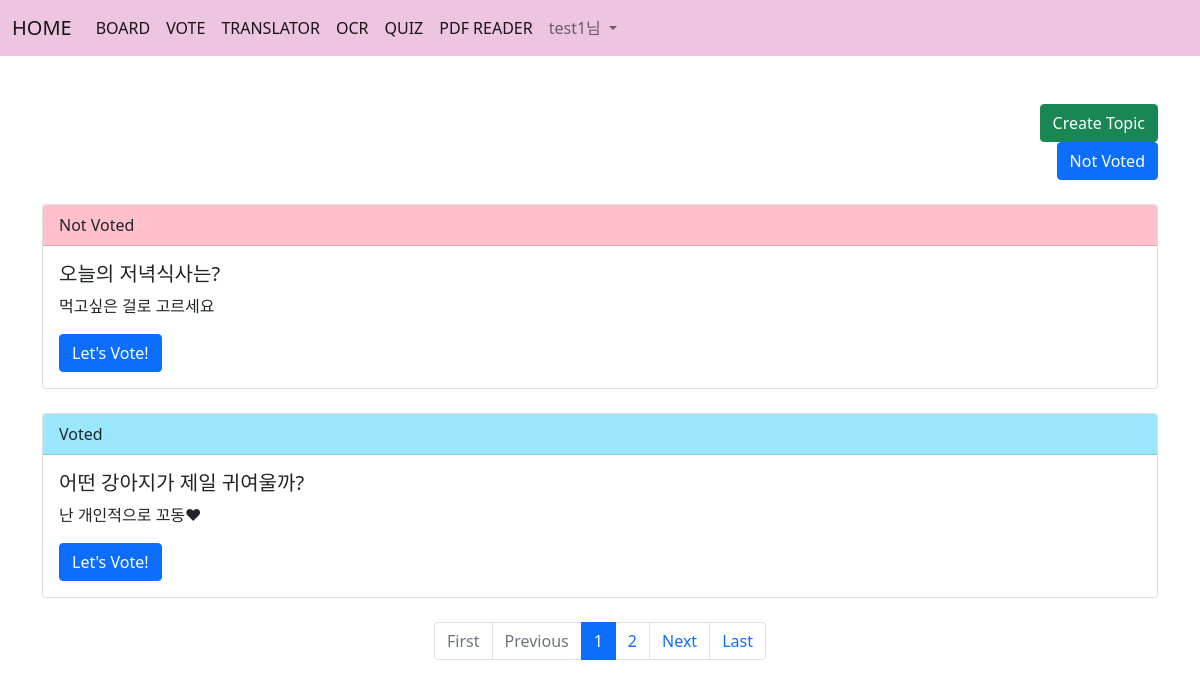
Screenshot of /vote/ (signed in) with the database file from the repository.
### acc/models.py (models this page shows)
class User(AbstractUser):
    userpic = models.ImageField(upload_to="usr/%y", blank=True) #블랭크가 마이그래이트 해도 오류없이 유저픽 나중에 넣게 해줌
    nickname = CharField(max_length=30, blank = True)
    comment = TextField(blank = True)
    point = IntegerField(default=0)
    pass #엡스트랙유저의 속성만 상속받아옴 다른일은 안일어남

### vote/models.py (models this page shows)
class Topic(models.Model):
    subject = CharField(max_length=100)
    writer = CharField(max_length=100)
    writer_pic = ImageField()
    comment = TextField()
    voter = ManyToManyField(User, blank=True)
    c_time = DateTimeField(null=True)
    def __str__(self):
        return self.subject

### vote/views.py (the view)
# urls.py: path('', views.index, name="index"),
def index(request):
    page = request.GET.get("page", 1)
    t = Topic.objects.order_by("-c_time")
    pag = Paginator(t, 2)
    obj = pag.get_page(page)
    context = {
        'con': obj
    }
    return render(request, "vote/index.html", context)

### template/vote/index.html (shortened to what this page needs)
{% extends 'base.html' %}
{% block content%}
{% load mathfilters%}
<div class = "container mt-5 mb-3">
    <div class="text-end">
    <a href="{% url 'vote:create' %}"><button class="btn btn-success">Create Topic</button></a>
    </div>
    <div class="text-end">
    <a href="{% url 'vote:create' %}"><button class="btn btn-primary">Not Voted</button></a>
    </div>
    {%for i in con%}
        <div class="card mb-4 mt-4">
            {% if user in i.voter.all %}
                <div class="card-header" style="background-color: rgba(127, 225, 255, 0.788);">
                    Voted
                </div>
            {%else%}
                <div class="card-header" style="background-color: rgb(255, 192, 203);">
                    Not Voted
                </div>
            {%endif%}
            <div class="card-body">
                <h5 class="card-title">{{i.subject}}</h5>
                <p class="card-text">{{i.comment}}</p>
                <a href="{% url 'vote:detail' i.id %}" class="btn btn-primary">Let's Vote!</a>
            </div>
        </div>
    {%endfor%}
<nav aria-label="Page navigation example">
    <ul class="pagination justify-content-center">
        {% if con.has_previous %}
            <li class="page-item">
                <a class="page-link" href="{%url 'vote:index' %}?page=1">First</a>
            </li>
            <li class="page-item">
                <a class="page-link" href="{%url 'vote:index' %}?page={{con.previous_page_number}}">Previous</a>
            </li>
        {%else%}
            <li class="page-item disabled">
                <a class="page-link" href="{% url 'vote:index' %}?page=1">First</a>
            </li>
            <li class="page-item disabled">
                <a class="page-link">Previous</a>
            </li>
        {%endif%}
        {% for i in con.paginator.page_range %}
            {% if i >= con.number|sub:1|intdiv:2|mul:2|add:1 and i <= con.number|sub:1|intdiv:2|mul:2|add:2 %}
                {% if i == con.number %}
                    <li class="page-item active"><a class="page-link" href="{% url 'vote:index' %}?page={{i}}">{{i}}</a></li>
                {%else%}
                    <li class="page-item"><a class="page-link" href="{%url 'vote:index' %}?page={{i}}">{{i}}</a></li>
                {%endif%}
            {%endif%}
        {%endfor%}
        {%if con.has_next%}
            <li class="page-item">
                <a class="page-link" href="{%url 'vote:index' %}?page={{con.next_page_number}}">Next</a>
            </li>
            <li class="page-item">
                <a class="page-link" href="{%url 'vote:index' %}?page={{con.paginator.num_pages}}">Last</a>
            </li>
        {%endif%}
    </ul>
  </nav>
</div>
{%endblock%}

### template/base.html (shortened to what this page needs)
<!doctype html>
<html lang="en">
<head>
    <link href="https://cdn.jsdelivr.net/npm/bootstrap@5.1.1/dist/css/bootstrap.min.css" rel="stylesheet">
</head>
<body>
    {% if user.is_authenticated %}
    <nav class="navbar navbar-expand-lg navbar-light" style="background-color: #e9b2d7be">
        <div class="container-fluid">
        <a class="navbar-brand" href="{% url 'acc:index' %}">HOME</a>
        <div class="collapse navbar-collapse" id="navbarNavDropdown">
            <ul class="navbar-nav">
            <li class="nav-item">
                <a class="nav-link active" aria-current="page" href="{% url 'board:index' %}">BOARD</a>
            </li>
            <li class="nav-item">
                <a class="nav-link active" aria-current="page" href="{% url 'vote:index' %}">VOTE</a>
            </li>
            <li class="nav-item">
                <a class="nav-link active" aria-current="page" href="{% url 'translator:index' %}">TRANSLATOR</a>
            </li>
            <li class="nav-item">
                <a class="nav-link active" aria-current="page" href="{% url 'ocr:index' %}">OCR</a>
            </li>
            <li class="nav-item">
                <a class="nav-link active" aria-current="page" href="{% url 'quiz:index' %}">QUIZ</a>
            </li>
            <li class="nav-item">
                <a class="nav-link active" aria-current="page" href="{% url 'pdf:index' %}">PDF READER</a>
            </li>
            <li class="nav-item dropdown">
                <a class="nav-link dropdown-toggle" href="#" id="navbarDropdown" role="button" data-bs-toggle="dropdown" aria-expanded="false">
                {{ user.username }}님
                </a>
            </li>
            </ul>
        </div>
        </div>
    </nav>
    {% block content %}
    {% endblock %}
    {%endif%}
</body>
</html>

### rows the page displays
User: username "test1"
Topic: shows "Not Voted", subject "오늘의 저녁식사는?", comment "먹고싶은 걸로 고르세요"
Topic: shows "Voted", subject "어떤 강아지가 제일 귀여울까?", comment "난 개인적으로 꼬동♥"

### other values shown
{{ i }} "1"
{{ i }} "2"
